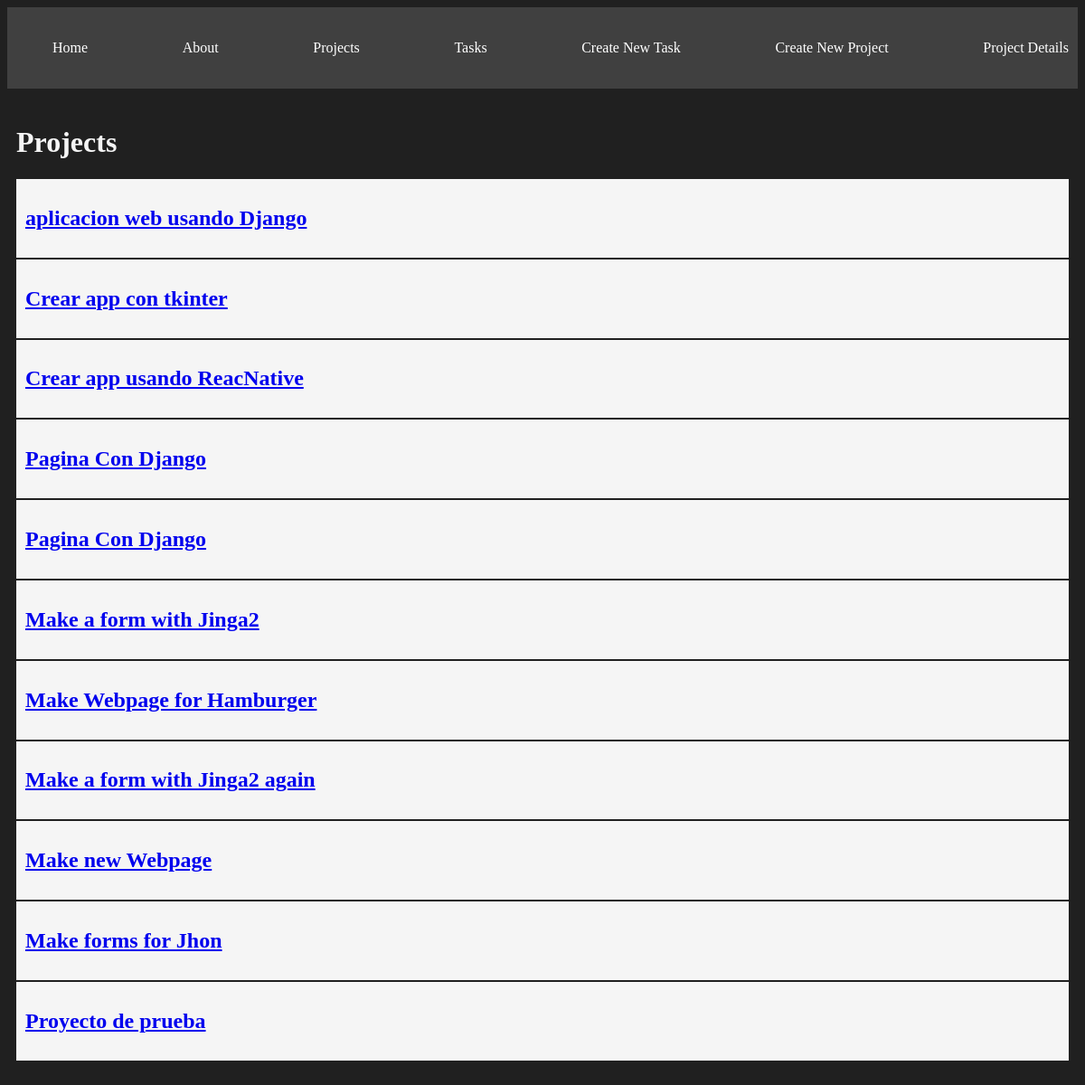
/projects/, run on the app's committed database.
### myapp/models.py (models this page shows, shortened)
class Project(models.Model):
    name = models.CharField(max_length=200)

### myapp/views.py (the view)
# urls.py: path('projects/', views.projects, name='projects'),
def projects(request):
    projects = list(Project.objects.values())
    return render(request, 'projects.html', {
        'projects': projects
    })

### myapp/templates/projects.html
{% extends 'base.html' %}
{% block content %}
<h1>Projects</h1>
{% for project in projects %}
<article class="card">
<a href="{%  url 'project_details' project.id %}">
<h2 >{{ project.name }}</h2>
</a>
</article>
{% endfor %}
{% endblock %}

### myapp/templates/base.html (shortened to what this page needs)
{% load static %}
<!DOCTYPE html>
<html lang="en">
<head>
    <link rel="stylesheet" href="{% static 'css/styles.css' %}">
</head>
<body>
    <nav class="navbar container">
        <ul>
            <li>
                <a href="/index/">Home</a>
            </li>
            <li>
                <a href="/about/">About</a>
            </li>
            <li>
                <a href="/projects/">Projects</a>
            </li>
            <li>
                <a href="/tasks/">Tasks</a>
            </li>
            <li>
                <a href="/new_task/">Create New Task</a>
            </li>
            <li>
                <a href="/new_project/">Create New Project</a>
            </li>
            <li>
                <a href="/projects/">Project Details</a>
            </li>
        </ul>
    </nav>
    <main class="container">
        {% block content %}
        {% endblock %}
    </main>
</body>
</html>

### myapp/static/css/styles.css (style rules this page uses)
body { background: #202020; color: whitesmoke; }
.navbar { background: #404040; padding: 5px 0; }
.navbar ul { display: flex; justify-content: space-between; }
.navbar ul li { list-style: none; }
.navbar ul li a { color: white; text-decoration: none; }
.container { max-width: 1200px; margin: auto; padding: 20px 10px; }
.card { background: whitesmoke; padding: 10px; margin-bottom: 2px; color: black; }

### data on the page
Project: name "aplicacion web usando Django"
Project: name "Crear app con tkinter"
Project: name "Crear app usando ReacNative"
Project: name "Pagina Con Django"
Project: name "Pagina Con Django"
Project: name "Make a form with Jinga2"
Project: name "Make Webpage for Hamburger"
Project: name "Make a form with Jinga2 again"
Project: name "Make new Webpage"
Project: name "Make forms for Jhon"
Project: name "Proyecto de prueba"
